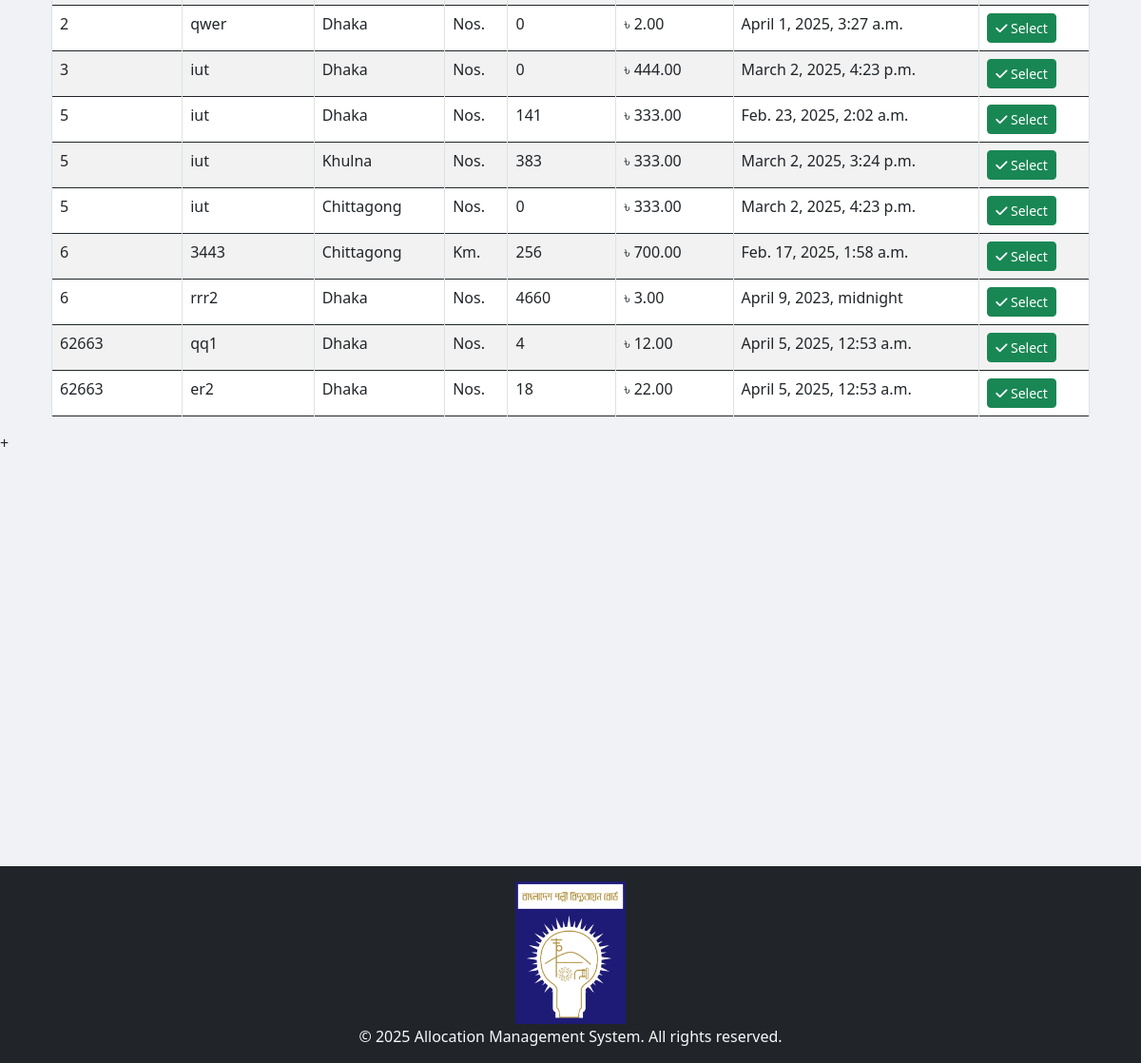
Page /allocation/Search_and_Select/1/ (signed in, lower part) on the earlier database version.
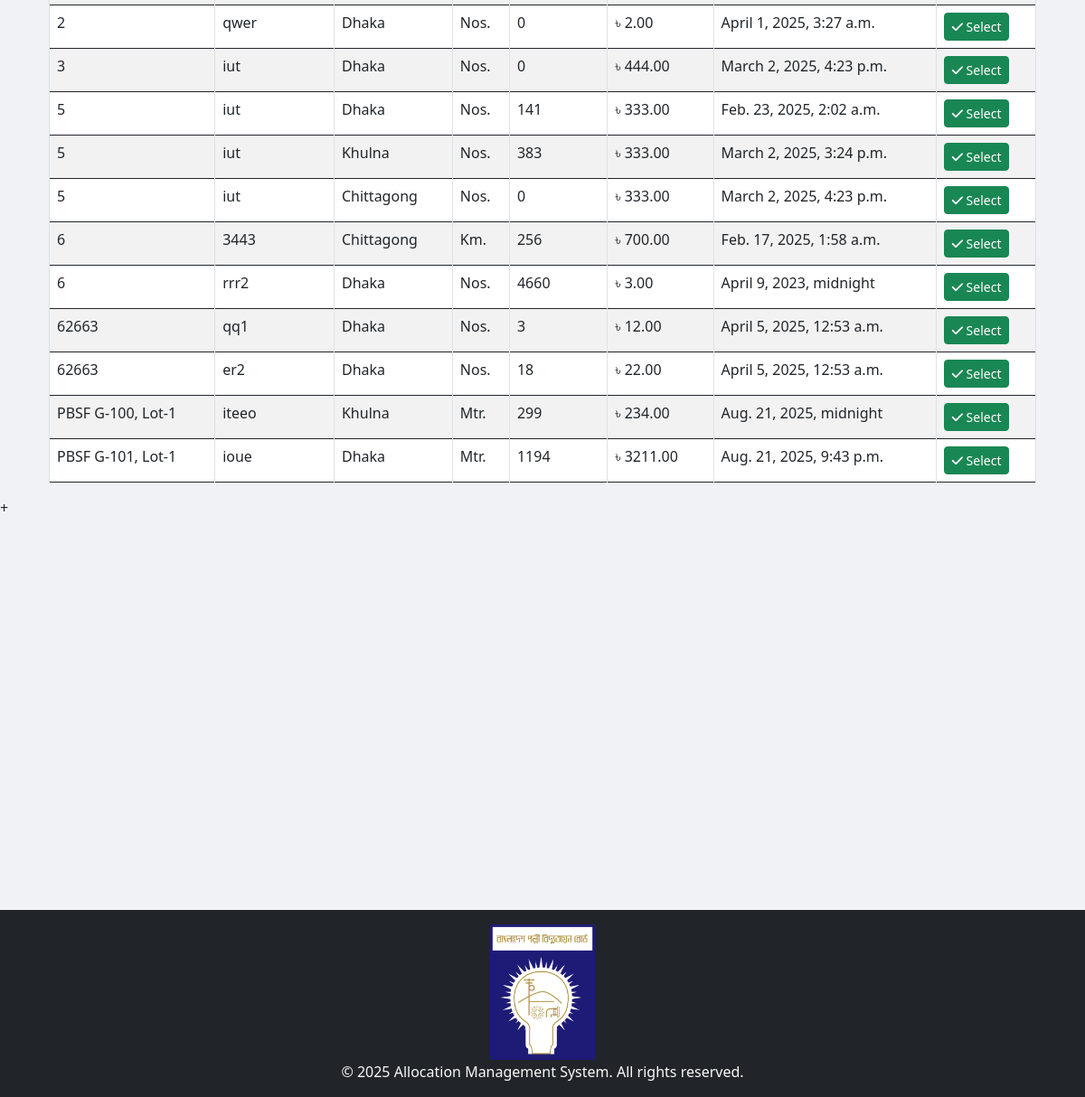
Same page on the later database version.
### App_Entry/models.py (models this page shows, shortened)
class Item(models.Model):
    WAREHOUSE_CHOICES = [
        ("Dhaka", "Dhaka"),
        ("Khulna", "Khulna"),
        ("Chittagong", "Chittagong"),
    ]
    UNIT_CHOICES = [
        ("Nos.", "Nos."),
        ("Mtr.", "Mtr."),
        ("Km.", "Km."),
        ("Set.", "Set."),
        ("Pair.", "Pair."),
    ]
    name = models.CharField(max_length=255)
    description = models.TextField(blank=True, null=True)
    warehouse = models.CharField(
        max_length=50, choices=WAREHOUSE_CHOICES, default="Dhaka"
    )
    unit_of_item = models.CharField(
        max_length=10, choices=UNIT_CHOICES, default="Nos."
    )  # Updated field
    unit_price = models.DecimalField(max_digits=15, decimal_places=2, default=0.00)
    quantity_of_item = models.BigIntegerField(default=0)
    package = models.ForeignKey(
        Package,
        on_delete=models.SET_NULL,
        related_name="package_of_item",
        null=True,
    )
    created_at = models.DateTimeField(default=timezone.now)

class Package(models.Model):
    packageId = models.TextField(unique=True)

### App_Allocation/views/Allocation_view.py (the view, shortened to what this page needs)
# urls.py: path('Search_and_Select/<int:allocation_id>/', views.Search_and_Select, name='Search_and_Select'),
@login_required
def Search_and_Select(request, allocation_id=None):
    query = request.GET.get("query", "").strip()
    filter_by = request.GET.get("filter_by", "All")
    date_filter = request.GET.get("date", "")
    items = Item.objects.all()
    if filter_by == "Entry/Update date" and date_filter:
        try:
            date_obj = datetime.strptime(date_filter, "%Y-%m-%d")
            items = items.filter(created_at__date=date_obj.date())
        except ValueError:
            pass
    items = items.order_by("package__packageId")
    allocation_number = None
    if allocation_id:
        try:
            allocation = Allocation_Number.objects.get(id=allocation_id)
            allocation_number = allocation.allocation_no
        except Allocation_Number.DoesNotExist:
            messages.error(request, "Invalid Allocation Number.")
    return render(
        request,
        "App_Allocation/Search_and_Select.html",
        {
            "items": items,
            "query": query,
            "filter_by": filter_by,
            "date_filter": date_filter,
            "allocation_number": allocation_number,
            "allocation_id": allocation_id,
        },
    )

### templates/App_Allocation/Search_and_Select.html (shortened to what this page needs)
{% extends 'base.html' %}
{% load crispy_forms_tags %}
{% load static %}
{% block body_block %}
<br>
<div class="container mt-3">
    <br>
    <div class="table-responsive">
        <br>
        <table class="table table-bordered table-striped table-hover">
            <tbody>
                {% if items %}
                    {% for item in items %}
                    <tr class="selectable-row">
                        <td>{{ item.package.packageId }}</td>
                        <td>{{ item.name }}</td>
                        <td>{{ item.warehouse }}</td>
                        <td>{{ item.unit_of_item }}</td>
                        <td>{{ item.quantity_of_item }}</td>
                        <td>৳ {{ item.unit_price }}</td>
                        <td>{{ item.created_at }}</td>
                        <td>
                            <a
                            href="{% url 'App_Allocation:allocate_item' allocation_id item.id %}"
                            class="btn btn-success btn-sm select-btn"><i class="fas fa-check"></i> Select</a>
                        </td>
                    </tr>
                    {% endfor %}
                {% else %}
                    <tr>
                        <td colspan="8" class="text-center text-danger">No matching data found</td>
                    </tr>
                {% endif %}
            </tbody>
        </table>
    </div>
</div>
{% endblock %}

Differences in the rows shown:
changed Item "qq1": quantity_of_item "4" → "3"
added Item: package.packageId "PBSF G-100, Lot-1", name "iteeo", warehouse "Khulna", unit_of_item "Mtr.", quantity_of_item "299", unit_price "234.00", created_at "Aug. 21, 2025, midnight"
added Item: package.packageId "PBSF G-101, Lot-1", name "ioue", warehouse "Dhaka", unit_of_item "Mtr.", quantity_of_item "1194", unit_price "3211.00", created_at "Aug. 21, 2025, 9:43 p.m."
